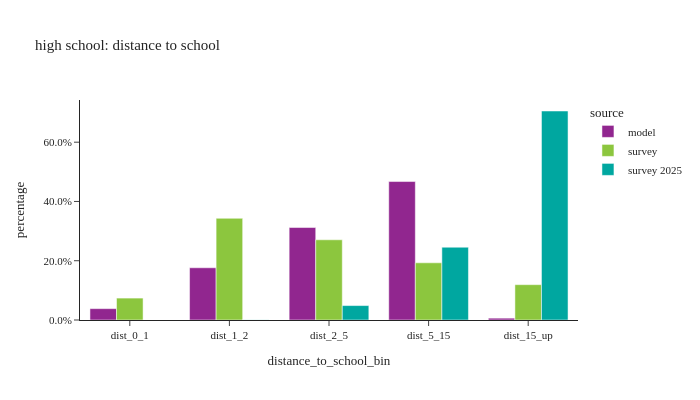

The notebook cell saved with this chart:
### Code cell
# distance to school: high school
util.plot_share_barchart(per_data.loc[(per_data['pstudent']==1) & (per_data['age']>14)], 'person_weight', 'distance_to_school_bin', title="high school: distance to school")

### Figure 1 — Plotly figure (JSON) as saved in the notebook; plotly's stock layout.template omitted (floating-point values rounded to 4 significant figures)
{"data": [{"alignmentgroup": "True", "customdata": [[6880], [31649], [56039], [83911], [1115]], "hovertemplate": "source=model<br>distance_to_school_bin=%{x}<br>percentage=%{y}<br>sample_size=%{customdata[0]}<extra></extra>", "legendgroup": "model", "marker": {"color": "#91268F", "pattern": {"shape": ""}}, "name": "model", "offsetgroup": "model", "orientation": "v", "showlegend": true, "textposition": "auto", "type": "bar", "x": ["dist_0_1", "dist_1_2", "dist_2_5", "dist_5_15", "dist_15_up"], "xaxis": "x", "y": [0.03831, 0.1762, 0.312, 0.4672, 0.006208], "yaxis": "y"}, {"alignmentgroup": "True", "customdata": [[18], [17], [27], [13], [4]], "hovertemplate": "source=survey<br>distance_to_school_bin=%{x}<br>percentage=%{y}<br>sample_size=%{customdata[0]}<extra></extra>", "legendgroup": "survey", "marker": {"color": "#8CC63E", "pattern": {"shape": ""}}, "name": "survey", "offsetgroup": "survey", "orientation": "v", "showlegend": true, "textposition": "auto", "type": "bar", "x": ["dist_0_1", "dist_1_2", "dist_2_5", "dist_5_15", "dist_15_up"], "xaxis": "x", "y": [0.07395, 0.3432, 0.2706, 0.193, 0.1192], "yaxis": "y"}, {"alignmentgroup": "True", "customdata": [[1], [5], [30], [62]], "hovertemplate": "source=survey 2025<br>distance_to_school_bin=%{x}<br>percentage=%{y}<br>sample_size=%{customdata[0]}<extra></extra>", "legendgroup": "survey 2025", "marker": {"color": "#00A7A0", "pattern": {"shape": ""}}, "name": "survey 2025", "offsetgroup": "survey 2025", "orientation": "v", "showlegend": true, "textposition": "auto", "type": "bar", "x": ["dist_1_2", "dist_2_5", "dist_5_15", "dist_15_up"], "xaxis": "x", "y": [0.0004429, 0.04871, 0.2456, 0.7052], "yaxis": "y"}], "layout": {"barmode": "group", "height": 400, "legend": {"title": {"text": "source"}, "tracegroupgap": 0}, "title": {"text": "high school: distance to school"}, "width": 700, "xaxis": {"anchor": "y", "domain": [0.0, 1.0], "title": {"text": "distance_to_school_bin"}}, "yaxis": {"anchor": "x", "domain": [0.0, 1.0], "tickformat": ".1%", "title": {"text": "percentage"}}}}
